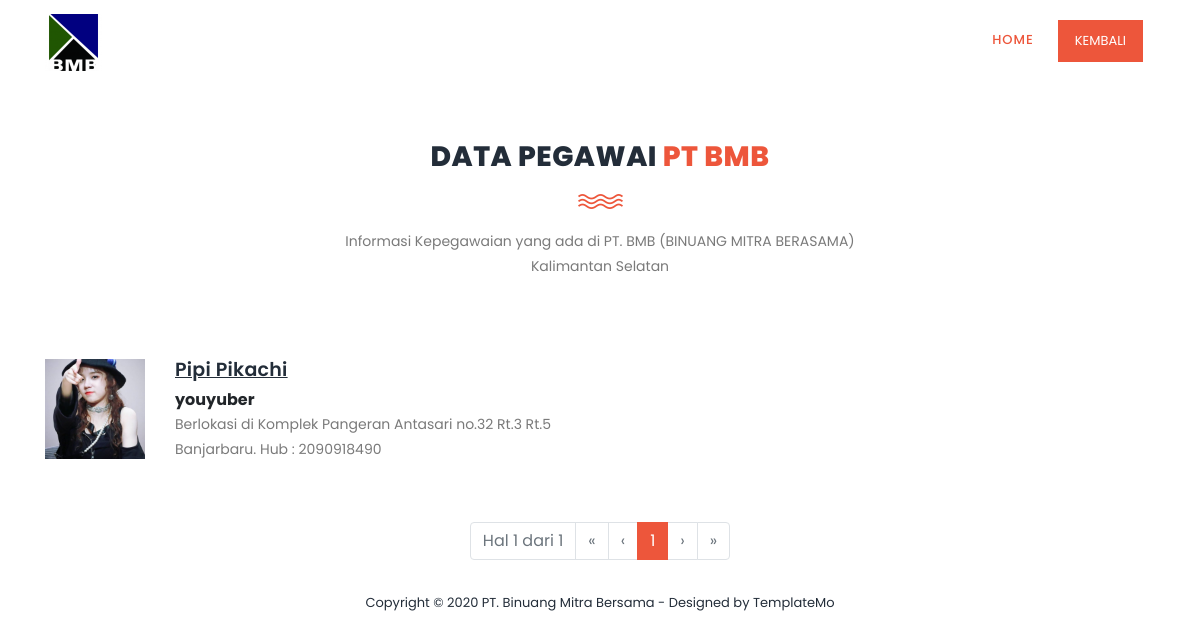
Screenshot of /pegawai.php with the database file from the repository.
### tables this page shows
CREATE TABLE `user` (
  `id` int(11) NOT NULL,
  `nama` varchar(100) NOT NULL,
  `username` varchar(20) NOT NULL,
  `password` varchar(255) NOT NULL,
  `jabatan` varchar(50) NOT NULL,
  `alamat` text NOT NULL,
  `jk` enum('Laki-Laki','Perempuan') NOT NULL,
  `telp` varchar(15) NOT NULL,
  `tgl` date NOT NULL,
  `foto` varchar(255) NOT NULL,
  `level` enum('admin','karyawan') NOT NULL
);

### pegawai.php (the view, shortened to what this page needs)
<?php require('koneksi.php');
    require('header.php');
?>
<header class="header-area header-sticky">
        <div class="container">
            <div class="row">
                <div class="col-12">
                    <nav class="main-nav">
                        <a href="index.php" class="logo"><img src="assets/images/apple-touch-icon-57x57.png" alt=""></a>
                        <ul class="nav">
                            <li class="scroll-to-section"><a href="#top" class="active">Home</a></li>
                            <li class="main-button"><a href="index.php">Kembali</a></li>
                        </ul>
                    </nav>
                </div>
            </div>
        </div>
    </header>
    <section class="section" id="tentang">
        <div class="container">
            <div class="row">
                <div class="col-lg-6 offset-lg-3">
                    <div class="section-heading">
                        <h2>DATA PEGAWAI <em>PT BMB</em></h2>
                        <img src="assets/images/line-dec.png" alt="waves">
                        <p>Informasi Kepegawaian yang ada di PT. BMB (BINUANG MITRA BERASAMA) Kalimantan  Selatan</p>
                    </div>
                </div>
<?php
    $halaman      = 6;
    $page         = isset($_GET['halaman'])? (int)$_GET["halaman"]:1;
    $mulai        = ($page>1) ? ($page * $halaman) - $halaman : 0;
    $sql          = mysqli_query($kon, "SELECT * FROM user WHERE NOT level = 'admin'");
    $total        = mysqli_num_rows($sql);
    $pages        = ceil($total/$halaman);
    $user = mysqli_query($kon, "SELECT * FROM user WHERE NOT level = 'admin' ORDER BY nama ASC LIMIT $mulai, $halaman");
    while($data = mysqli_fetch_array($user)){
        ?>
        <div class="col-lg-6">
                    <ul class="features-items">
                        <li class="feature-item">
                            <div class="left-icon">
                                <img src="<?= $data['foto'] ?>" width='100px'>
                            </div>
                            <div class="right-content">
                                <h4><u><?= $data['nama'] ?></u></h4>
                                <b><?= $data['jabatan'] ?><br> </b><p>Berlokasi di <?= $data['alamat'] ?>. Hub : <?= $data['telp'] ?> </p>
                            </div>
                        </li>
                    </ul>
                </div>
        <?php
    }
 ?><br>
            </div>
        </div>
    </section>
        <nav aria-label="Page navigation example">
        <ul class="pagination justify-content-center">
             <li class="page-item disabled">
                <a class="page-link" href="#">Hal <?= $page ?> dari <?= $pages ?></a>
    <?php
        if($page == 1){
      ?>
        <li class="page-item disabled"><a class="page-link" href="#">&laquo;</a>
        <li class="page-item disabled"><a class="page-link" href="#">&lsaquo;</a>
      <?php
      }else{
       $link_prev = ($page > 1)? $page - 1 : 1;
      ?>
        <li class="page-item"><a class="page-link" href="pegawai.php?halaman=<?=$link_prev?>">&laquo;</a>
        <li class="page-item"><a class="page-link" href="pegawai.php?halaman=<?=$pages?>">&lsaquo;</a>
      <?php
      }
      ?>
        <?php
        $jumlah_number  = 2;
        $start_number   = ($page > $jumlah_number)? $page - $jumlah_number : 1;
        $end_number     = ($page < ($pages - $jumlah_number))? $page + $jumlah_number : $pages;
        for($i = $start_number; $i <= $end_number; $i++){
            $link_active = ($page == $i) ? 'class="page-item active"' : ''; ?>
        <li <?= $link_active ?>><a class="page-link" href="pegawai.php?halaman=<?= $i; ?>"><?= $i; ?></a></li>
        <?php } ?>
      <?php
      if($page == $pages){
      ?>
        <li class="page-item disabled"><a class="page-link" href="#">&rsaquo;</a>
        <li class="page-item disabled"><a class="page-link" href="#">&raquo;</a>
      <?php
      }else{
        $link_next = ($page < $pages)? $page + 1 : $pages;
      ?>
        <li class="page-item"><a class="page-link" href="pegawai.php?halaman=<?=$link_next?>">&rsaquo;</a>
        <li class="page-item"><a class="page-link" href="pegawai.php?halaman=<?=$pages?>">&raquo;</a>
      <?php
      }
      ?>
  </ul>
</nav>
<?php require('footer.php') ?>

### header.php (shortened to what this page needs)
<!DOCTYPE html>
<html lang="en">
  <head>
    <link rel="stylesheet" type="text/css" href="assets/css/bootstrap.min.css">
    <link rel="stylesheet" type="text/css" href="assets/css/font-awesome.css">
    <link rel="stylesheet" href="assets/css/templatemo-training-studio.css">
 </head>

### footer.php (shortened to what this page needs)
<footer>
        <div class="container">
            <div class="row">
                <div class="col-lg-12">
                    <p>Copyright &copy; 2020 PT. Binuang Mitra Bersama - Designed by TemplateMo</a></p>
                </div>
            </div>
        </div>
    </footer>
  </body>
</html>

### assets/css/templatemo-training-studio.css (style rules this page uses)
html, body, div, span, applet, object, iframe, h1, h2, h3, h4, h5, h6, p, blockquote, div pre, a, abbr, acronym, address, big, cite, code, del, dfn, em, font, img, ins, kbd, q, s, samp, small, strike, strong, sub, sup, tt, var, b, u, i, center, dl, dt, dd, ol, ul, li, figure, header, nav, section, article, aside, footer, figcaption { margin: 0; padding: 0; border: 0; outline: 0; }
ul, li { padding: 0; margin: 0; list-style: none; }
header, nav, section, article, aside, footer, hgroup { display: block; }
* { box-sizing: border-box; }
html, body { font-family: 'Poppins', sans-serif; font-weight: 400; background-color: #fff; font-size: 16px; -ms-text-size-adjust: 100%; -webkit-font-smoothing: antialiased; -moz-osx-font-smoothing: grayscale; }
a { text-decoration: none !important; }
h1, h2, h3, h4, h5, h6 { margin-top: 0px; margin-bottom: 0px; }
ul { margin-bottom: 0px; }
p { font-size: 14px; line-height: 25px; color: #7a7a7a; }
html, body { background: #fff; font-family: 'Poppins', sans-serif; }
.section-heading { text-align: center; margin-top: 140px; margin-bottom: 80px; }
.section-heading h2 { font-size: 28px; font-weight: 800; color: #232d39; text-transform: uppercase; letter-spacing: 0.5px; margin-top: 0px; margin-bottom: 0px; }
.section-heading h2 em { font-style: normal; color: #ed563b; }
.section-heading img { margin: 20px auto; }
.main-button a { display: inline-block; font-size: 15px; padding: 12px 20px; background-color: #ed563b; color: #fff; text-align: center; font-weight: 400; text-transform: uppercase; transition: all .3s; }
.header-area { position: absolute; top: 0px; left: 0px; right: 0px; z-index: 100; height: 80px; background: rgba(250,250,250,0.1); -webkit-transition: all .5s ease 0s; -moz-transition: all .5s ease 0s; -o-transition: all .5s ease 0s; transition: all .5s ease 0s; }
.header-area .main-nav { min-height: 80px; background: transparent; }
.header-area .main-nav .logo { line-height: 80px; color: #fff; font-size: 32px; font-weight: 800; text-transform: uppercase; float: left; -webkit-transition: all 0.3s ease 0s; -moz-transition: all 0.3s ease 0s; -o-transition: all 0.3s ease 0s; transition: all 0.3s ease 0s; }
.header-area .main-nav .nav { float: right; margin-top: 27px; margin-right: 0px; background-color: transparent; -webkit-transition: all 0.3s ease 0s; -moz-transition: all 0.3s ease 0s; -o-transition: all 0.3s ease 0s; transition: all 0.3s ease 0s; position: relative; z-index: 999; }
.header-area .main-nav .nav li { padding-left: 20px; padding-right: 20px; }
.header-area .main-nav .nav li a { display: block; font-weight: 500; font-size: 13px; color: #7a7a7a; text-transform: uppercase; -webkit-transition: all 0.3s ease 0s; -moz-transition: all 0.3s ease 0s; -o-transition: all 0.3s ease 0s; transition: all 0.3s ease 0s; height: 40px; line-height: 40px; border: transparent; letter-spacing: 1px; }
.header-area .main-nav .nav li a { color: #fff; }
.header-area .main-nav .nav li:last-child a { display: inline-block; font-size: 13px; padding: 11px 17px; background-color: #ed563b; color: #fff; text-align: center; font-weight: 400; letter-spacing: 0px; text-transform: uppercase; transition: all .3s; height: auto; line-height: 20px; }
.header-area .main-nav .nav li:hover a, .header-area .main-nav .nav li a.active { color: #ed563b!important; opacity: 1; }
.header-area.header-sticky { min-height: 80px; }
.header-area.header-sticky .nav { margin-top: 20px !important; }
.header-area.header-sticky .nav li a.active { color: #ed563b; }
@media (max-width: 1200px) { .header-area .main-nav .nav li { padding-left: 12px; padding-right: 12px; } }
@media (max-width: 1200px) { .header-area .main-nav:before { display: none; } }
@media (min-width: 767px) { .header-area .main-nav .nav { display: flex !important; } }
.feature-item { display: inline-block; margin-bottom: 60px; }
.feature-item .left-icon img { float: left; margin-right: 30px; }
.feature-item .right-content { display: inline; }
.feature-item .right-content h4 { margin-top: 0px; margin-bottom: 7px; letter-spacing: 0.25px; color: #232d39; font-size: 19px; font-weight: 600; text-transform: capitalize; }
footer { text-align: center; padding: 30px 0px; }
footer p { color: #232d39; font-size: 13px; }

### pegawai.php (style rules this page uses)
.pagination > li > a { background-color: white; color: #ed563b; }
.pagination > .active > a { color: white; background-color: #ed563b !Important; border: solid 1px #ed563b !Important; }

### rows the page displays
user: foto (picture), nama "Pipi Pikachi", jabatan "youyuber", alamat "Komplek Pangeran Antasari no.32 Rt.3 Rt.5 Banjarbaru", telp "2090918490"

### other values shown
$page "1"
$pages "1"
